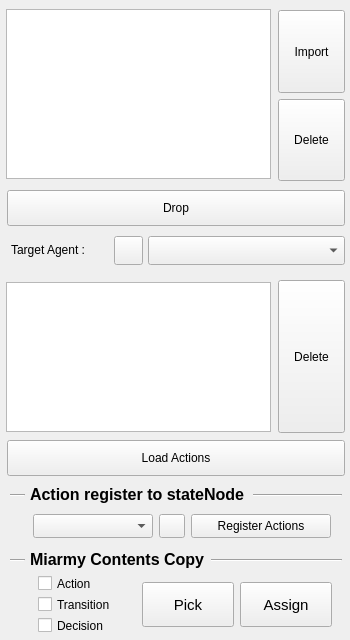
<?xml version="1.0" encoding="UTF-8"?>
<ui version="4.0">
 <class>Form</class>
 <widget class="QWidget" name="Form">
  <property name="geometry">
   <rect>
    <x>0</x>
    <y>0</y>
    <width>350</width>
    <height>640</height>
   </rect>
  </property>
  <property name="acceptDrops">
   <bool>true</bool>
  </property>
  <property name="windowTitle">
   <string>Load Actions</string>
  </property>
  <widget class="QListWidget" name="allAct">
   <property name="geometry">
    <rect>
     <x>6</x>
     <y>9</y>
     <width>265</width>
     <height>170</height>
    </rect>
   </property>
   <property name="minimumSize">
    <size>
     <width>265</width>
     <height>0</height>
    </size>
   </property>
   <property name="font">
    <font>
     <pointsize>12</pointsize>
     <weight>75</weight>
     <bold>true</bold>
    </font>
   </property>
   <property name="acceptDrops">
    <bool>true</bool>
   </property>
   <property name="dragEnabled">
    <bool>false</bool>
   </property>
   <property name="dragDropMode">
    <enum>QAbstractItemView::DropOnly</enum>
   </property>
   <property name="defaultDropAction">
    <enum>Qt::IgnoreAction</enum>
   </property>
   <property name="selectionMode">
    <enum>QAbstractItemView::ExtendedSelection</enum>
   </property>
  </widget>
  <widget class="QComboBox" name="taCombo">
   <property name="geometry">
    <rect>
     <x>148</x>
     <y>236</y>
     <width>197</width>
     <height>29</height>
    </rect>
   </property>
   <property name="acceptDrops">
    <bool>false</bool>
   </property>
  </widget>
  <widget class="QLabel" name="label">
   <property name="geometry">
    <rect>
     <x>11</x>
     <y>239</y>
     <width>98</width>
     <height>21</height>
    </rect>
   </property>
   <property name="text">
    <string>Target Agent :</string>
   </property>
  </widget>
  <widget class="QListWidget" name="agAct">
   <property name="geometry">
    <rect>
     <x>6</x>
     <y>282</y>
     <width>265</width>
     <height>150</height>
    </rect>
   </property>
   <property name="minimumSize">
    <size>
     <width>265</width>
     <height>0</height>
    </size>
   </property>
   <property name="font">
    <font>
     <pointsize>12</pointsize>
     <weight>75</weight>
     <bold>true</bold>
    </font>
   </property>
  </widget>
  <widget class="QPushButton" name="dropBtn">
   <property name="geometry">
    <rect>
     <x>7</x>
     <y>190</y>
     <width>338</width>
     <height>36</height>
    </rect>
   </property>
   <property name="text">
    <string>Drop</string>
   </property>
  </widget>
  <widget class="QPushButton" name="loadBtn">
   <property name="geometry">
    <rect>
     <x>7</x>
     <y>440</y>
     <width>338</width>
     <height>36</height>
    </rect>
   </property>
   <property name="text">
    <string>Load Actions</string>
   </property>
  </widget>
  <widget class="QPushButton" name="refBtn">
   <property name="geometry">
    <rect>
     <x>114</x>
     <y>236</y>
     <width>29</width>
     <height>29</height>
    </rect>
   </property>
   <property name="text">
    <string/>
   </property>
   <property name="icon">
    <iconset>
     <normaloff>../../../../../../opt/Basefount/Miarmy/maya/icons/ref.png</normaloff>../../../../../../opt/Basefount/Miarmy/maya/icons/ref.png</iconset>
   </property>
  </widget>
  <widget class="QPushButton" name="impBtn">
   <property name="geometry">
    <rect>
     <x>278</x>
     <y>10</y>
     <width>67</width>
     <height>83</height>
    </rect>
   </property>
   <property name="text">
    <string>Import</string>
   </property>
  </widget>
  <widget class="QPushButton" name="delBtn">
   <property name="geometry">
    <rect>
     <x>278</x>
     <y>99</y>
     <width>67</width>
     <height>82</height>
    </rect>
   </property>
   <property name="text">
    <string>Delete</string>
   </property>
  </widget>
  <widget class="QPushButton" name="delAgBtn">
   <property name="geometry">
    <rect>
     <x>278</x>
     <y>280</y>
     <width>67</width>
     <height>153</height>
    </rect>
   </property>
   <property name="text">
    <string>Delete</string>
   </property>
  </widget>
  <widget class="QLabel" name="label_2">
   <property name="geometry">
    <rect>
     <x>30</x>
     <y>549</y>
     <width>179</width>
     <height>21</height>
    </rect>
   </property>
   <property name="font">
    <font>
     <pointsize>12</pointsize>
     <weight>75</weight>
     <bold>true</bold>
    </font>
   </property>
   <property name="text">
    <string>Miarmy Contents Copy</string>
   </property>
  </widget>
  <widget class="Line" name="line">
   <property name="geometry">
    <rect>
     <x>211</x>
     <y>550</y>
     <width>131</width>
     <height>20</height>
    </rect>
   </property>
   <property name="orientation">
    <enum>Qt::Horizontal</enum>
   </property>
  </widget>
  <widget class="Line" name="line_2">
   <property name="geometry">
    <rect>
     <x>10</x>
     <y>550</y>
     <width>15</width>
     <height>20</height>
    </rect>
   </property>
   <property name="orientation">
    <enum>Qt::Horizontal</enum>
   </property>
  </widget>
  <widget class="QWidget" name="layoutWidget">
   <property name="geometry">
    <rect>
     <x>18</x>
     <y>576</y>
     <width>322</width>
     <height>57</height>
    </rect>
   </property>
   <layout class="QHBoxLayout" name="horizontalLayout_2">
    <item>
     <layout class="QVBoxLayout" name="verticalLayout">
      <property name="leftMargin">
       <number>12</number>
      </property>
      <item>
       <widget class="QCheckBox" name="acChk">
        <property name="minimumSize">
         <size>
          <width>80</width>
          <height>0</height>
         </size>
        </property>
        <property name="maximumSize">
         <size>
          <width>90</width>
          <height>16777215</height>
         </size>
        </property>
        <property name="text">
         <string>Action</string>
        </property>
       </widget>
      </item>
      <item>
       <widget class="QCheckBox" name="trChk">
        <property name="minimumSize">
         <size>
          <width>80</width>
          <height>0</height>
         </size>
        </property>
        <property name="maximumSize">
         <size>
          <width>90</width>
          <height>16777215</height>
         </size>
        </property>
        <property name="text">
         <string>Transition</string>
        </property>
       </widget>
      </item>
      <item>
       <widget class="QCheckBox" name="deChk">
        <property name="minimumSize">
         <size>
          <width>80</width>
          <height>0</height>
         </size>
        </property>
        <property name="maximumSize">
         <size>
          <width>90</width>
          <height>16777215</height>
         </size>
        </property>
        <property name="text">
         <string>Decision</string>
        </property>
       </widget>
      </item>
     </layout>
    </item>
    <item>
     <layout class="QHBoxLayout" name="horizontalLayout">
      <item>
       <widget class="QPushButton" name="pickBtn">
        <property name="minimumSize">
         <size>
          <width>92</width>
          <height>45</height>
         </size>
        </property>
        <property name="maximumSize">
         <size>
          <width>92</width>
          <height>45</height>
         </size>
        </property>
        <property name="font">
         <font>
          <pointsize>11</pointsize>
          <weight>50</weight>
          <bold>false</bold>
         </font>
        </property>
        <property name="text">
         <string>Pick</string>
        </property>
       </widget>
      </item>
      <item>
       <widget class="QPushButton" name="assignBtn">
        <property name="minimumSize">
         <size>
          <width>92</width>
          <height>45</height>
         </size>
        </property>
        <property name="maximumSize">
         <size>
          <width>92</width>
          <height>45</height>
         </size>
        </property>
        <property name="font">
         <font>
          <pointsize>11</pointsize>
          <weight>50</weight>
          <bold>false</bold>
         </font>
        </property>
        <property name="text">
         <string>Assign</string>
        </property>
       </widget>
      </item>
     </layout>
    </item>
   </layout>
  </widget>
  <widget class="Line" name="line_3">
   <property name="geometry">
    <rect>
     <x>253</x>
     <y>485</y>
     <width>89</width>
     <height>20</height>
    </rect>
   </property>
   <property name="orientation">
    <enum>Qt::Horizontal</enum>
   </property>
  </widget>
  <widget class="Line" name="line_4">
   <property name="geometry">
    <rect>
     <x>10</x>
     <y>485</y>
     <width>15</width>
     <height>20</height>
    </rect>
   </property>
   <property name="orientation">
    <enum>Qt::Horizontal</enum>
   </property>
  </widget>
  <widget class="QLabel" name="label_3">
   <property name="geometry">
    <rect>
     <x>30</x>
     <y>484</y>
     <width>222</width>
     <height>21</height>
    </rect>
   </property>
   <property name="font">
    <font>
     <pointsize>12</pointsize>
     <weight>75</weight>
     <bold>true</bold>
    </font>
   </property>
   <property name="text">
    <string>Action register to stateNode</string>
   </property>
  </widget>
  <widget class="QWidget" name="">
   <property name="geometry">
    <rect>
     <x>33</x>
     <y>510</y>
     <width>300</width>
     <height>33</height>
    </rect>
   </property>
   <layout class="QHBoxLayout" name="horizontalLayout_3">
    <item>
     <widget class="QComboBox" name="nodeCmb">
      <property name="minimumSize">
       <size>
        <width>120</width>
        <height>0</height>
       </size>
      </property>
      <property name="maximumSize">
       <size>
        <width>120</width>
        <height>24</height>
       </size>
      </property>
     </widget>
    </item>
    <item>
     <widget class="QPushButton" name="refrBtn">
      <property name="maximumSize">
       <size>
        <width>26</width>
        <height>24</height>
       </size>
      </property>
      <property name="text">
       <string/>
      </property>
      <property name="icon">
       <iconset>
        <normaloff>../../../../../../opt/Basefount/Miarmy/maya/icons/ref.png</normaloff>../../../../../../opt/Basefount/Miarmy/maya/icons/ref.png</iconset>
      </property>
     </widget>
    </item>
    <item>
     <widget class="QPushButton" name="raBtn">
      <property name="minimumSize">
       <size>
        <width>140</width>
        <height>0</height>
       </size>
      </property>
      <property name="maximumSize">
       <size>
        <width>140</width>
        <height>24</height>
       </size>
      </property>
      <property name="text">
       <string>Register Actions</string>
      </property>
     </widget>
    </item>
   </layout>
  </widget>
 </widget>
 <resources/>
 <connections/>
</ui>
